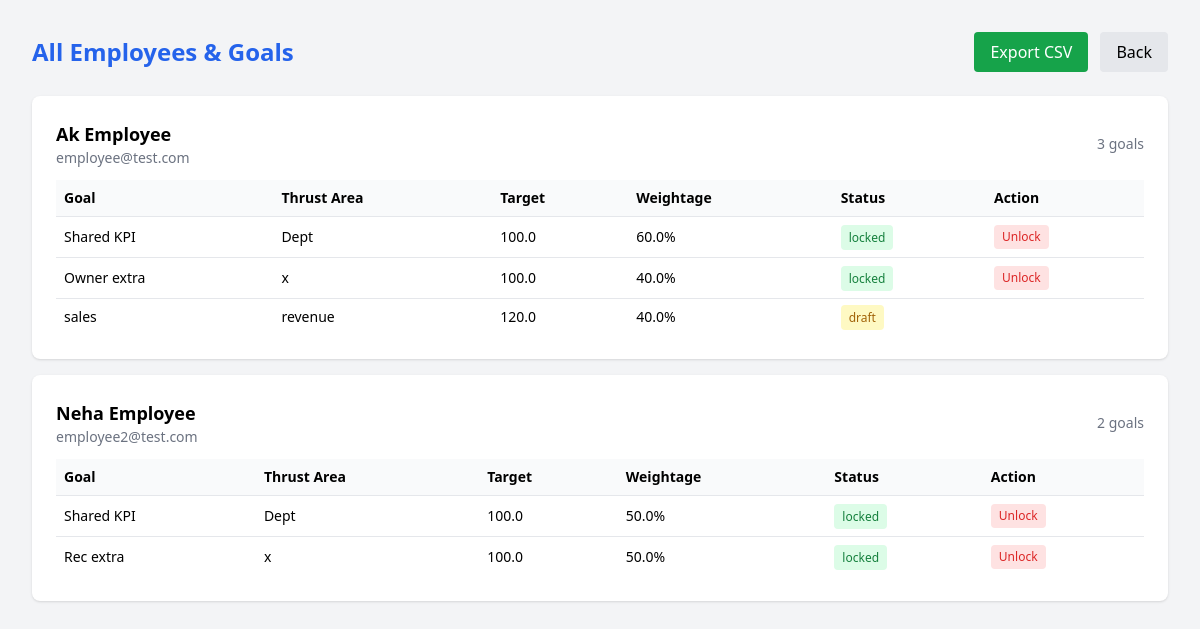
/admin/employees (signed in), run on the app's committed database.
### app/models.py (models this page shows)
class User(Base):
    __tablename__ = "users"
    id = Column(Integer, primary_key=True, index=True)
    name = Column(String, nullable=False)
    email = Column(String, unique=True, nullable=False)
    password = Column(String, nullable=False)
    role = Column(String, nullable=False)  # employee / manager / admin
    manager_id = Column(Integer, ForeignKey("users.id"), nullable=True)
    manager = relationship("User", remote_side=[id], backref="team")
    goals = relationship("Goal", back_populates="employee")

class Goal(Base):
    __tablename__ = "goals"
    id = Column(Integer, primary_key=True, index=True)
    employee_id = Column(Integer, ForeignKey("users.id"), nullable=False)
    title = Column(String, nullable=False)
    thrust_area = Column(String, nullable=False)
    uom_type = Column(String, nullable=False)  # min / max / zero / timeline
    target = Column(Float, nullable=False)
    weightage = Column(Float, nullable=False)
    status = Column(String, default="draft")  # draft / submitted / approved / locked
    is_shared = Column(Boolean, default=False)
    parent_goal_id = Column(Integer, ForeignKey("goals.id"), nullable=True)
    created_at = Column(DateTime, default=datetime.utcnow)
    employee = relationship("User", back_populates="goals")
    achievements = relationship("Achievement", back_populates="goal")
    audit_logs = relationship("AuditLog", back_populates="goal")

### app/routes/admin.py (the view)
@router.get("/employees")
def all_employees(request: Request, user=Depends(require_admin), db: Session = Depends(get_db)):
    employees = db.query(User).filter(User.role == "employee").all()
    employee_data = []
    for emp in employees:
        goals = db.query(Goal).filter(Goal.employee_id == emp.id).all()
        employee_data.append({"employee": emp, "goals": goals})
    return templates.TemplateResponse(request, "admin/employees.html", {
        "user": user,
        "employee_data": employee_data,
    })

### app/templates/admin/employees.html (shortened to what this page needs)
<!DOCTYPE html>
<html>
<head>
    <script src="https://cdn.tailwindcss.com"></script>
</head>
<body class="bg-gray-100 p-8">
<div class="max-w-6xl mx-auto">
    <div class="flex justify-between items-center mb-6">
        <h1 class="text-2xl font-bold text-blue-600">All Employees & Goals</h1>
        <div class="flex gap-3">
            <a href="/admin/export" class="bg-green-600 text-white px-4 py-2 rounded hover:bg-green-700">Export CSV</a>
            <a href="/admin/dashboard" class="bg-gray-200 px-4 py-2 rounded">Back</a>
        </div>
    </div>
    {% for item in employee_data %}
    <div class="bg-white rounded-lg shadow p-6 mb-4">
        <div class="flex justify-between items-center mb-3">
            <div>
                <h2 class="font-semibold text-lg">{{ item.employee.name }}</h2>
                <p class="text-sm text-gray-500">{{ item.employee.email }}</p>
            </div>
            <span class="text-sm text-gray-500">{{ item.goals|length }} goals</span>
        </div>
        {% if item.goals %}
        <table class="w-full text-sm">
            <thead>
                <tr class="bg-gray-50">
                    <th class="p-2 text-left">Goal</th>
                    <th class="p-2 text-left">Thrust Area</th>
                    <th class="p-2 text-left">Target</th>
                    <th class="p-2 text-left">Weightage</th>
                    <th class="p-2 text-left">Status</th>
                    <th class="p-2 text-left">Action</th>
                </tr>
            </thead>
            <tbody>
                {% for goal in item.goals %}
                <tr class="border-t">
                    <td class="p-2">{{ goal.title }}</td>
                    <td class="p-2">{{ goal.thrust_area }}</td>
                    <td class="p-2">{{ goal.target }}</td>
                    <td class="p-2">{{ goal.weightage }}%</td>
                    <td class="p-2">
                        <span class="px-2 py-1 rounded text-xs font-medium
                            {% if goal.status == 'draft' %}bg-yellow-100 text-yellow-700
                            {% elif goal.status == 'submitted' %}bg-blue-100 text-blue-700
                            {% elif goal.status == 'locked' %}bg-green-100 text-green-700
                            {% endif %}">
                            {{ goal.status }}
                        </span>
                    </td>
                    <td class="p-2">
                        {% if goal.status == 'locked' %}
                        <form method="POST" action="/admin/unlock/{{ goal.id }}">
                            <button type="submit"
                                class="text-xs bg-red-100 text-red-600 px-2 py-1 rounded hover:bg-red-200">
                                Unlock
                            </button>
                        </form>
                        {% endif %}
                    </td>
                </tr>
                {% endfor %}
            </tbody>
        </table>
        {% else %}
        <p class="text-gray-400 text-sm">No goals created yet.</p>
        {% endif %}
    </div>
    {% endfor %}
</div>
</body>
</html>

### data on the page
User: employee.name "Ak Employee", employee.email "employee@test.com"
Goal: title "Shared KPI", thrust_area "Dept", target "100.0", weightage "60.0", status "locked"
Goal: title "Owner extra", thrust_area "x", target "100.0", weightage "40.0", status "locked"
Goal: title "sales", thrust_area "revenue", target "120.0", weightage "40.0", status "draft"
User: employee.name "Neha Employee", employee.email "employee2@test.com"
Goal: title "Shared KPI", thrust_area "Dept", target "100.0", weightage "50.0", status "locked"
Goal: title "Rec extra", thrust_area "x", target "100.0", weightage "50.0", status "locked"

### other printed values
{{ item.goals|length }} "3" "2"
